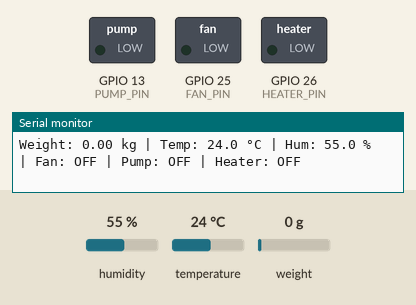
The sketch below on a simulated ESP32. Parts: switched loads named in the sketch (green lamp = pin HIGH), the last lines printed to the serial monitor. The test bench sets the inputs (shaded band); at power-on: temperature 24 °C, humidity 55 %, weight on the scale 0 g. WiFi joins after 1.5 s; servers stay silent unless stated; uploads are accepted with an empty reply; EEPROM starts erased.

Above: at 10.0 s.
10.1 s: temperature set to 22.6 °C
14.0 s: temperature set to 21.5 °C
At 18.0 s:
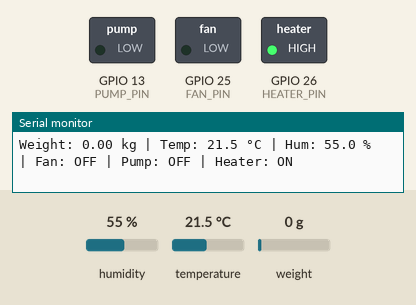
18.3 s: temperature set to 23.7 °C
At 21.2 s:
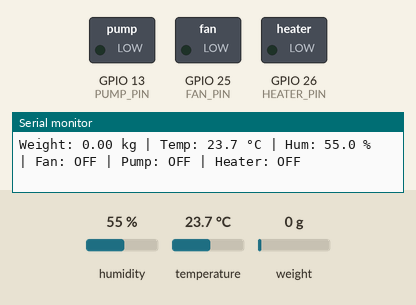
22.3 s: temperature set to 27.4 °C
26.0 s: temperature set to 28.5 °C
At 29.8 s:
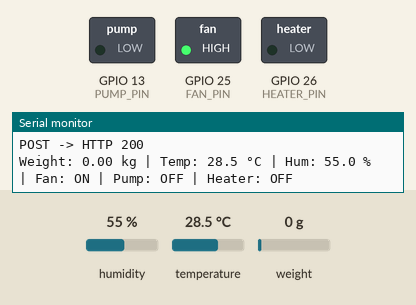
Timing chart, 0 to 31.3 s (numbered marks = the images above; inputs shaded):
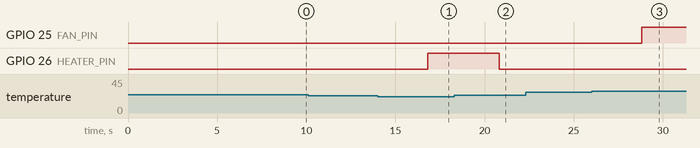

Measured:
- the behaviour switches between 22 and 21.9 °C on temperature (found by bisection; images 0 and 1)
- the behaviour switches between 22.9 and 23 °C on temperature (found by bisection; images 1 and 2)
- the behaviour switches between 28 and 28.1 °C on temperature (found by bisection; images 2 and 3)
- after the input at 14.0 s, GPIO 26 (HEATER_PIN): LOW → HIGH after 2.8 s
- after the input at 18.3 s, GPIO 26 (HEATER_PIN): HIGH → LOW after 2.5 s
- after the input at 26.0 s, GPIO 25 (FAN_PIN): LOW → HIGH after 2.8 s

The sketch:

esp32connectedtodatabase.ino
```cpp
#include <Arduino.h>
#include <HX711_ADC.h>
#include <EEPROM.h>
#include <DHT.h>

#include <WiFi.h>
#include <WiFiManager.h>
#include <HTTPClient.h>

// ================== SERVER (PHP endpoint) ==================
const char* SERVER_URL = "http://192.168.100.224/thesis/Beehive/database/sensor_insert.php";

// Send interval (ms)
const unsigned long SEND_INTERVAL_MS = 5000; // every 5 seconds

// ================== FAN (MOSFET Control) ==================
#define FAN_PIN 25   // ESP32 GPIO -> MOSFET TRIG/PWM (fan ON/OFF)

// ================== PUMP (MOSFET Control) ==================
#define PUMP_PIN 13  // ESP32 GPIO -> MOSFET TRIG/PWM (pump PWM quiet)

// ================== HEATER (MOSFET Control) ==================
#define HEATER_PIN 26 // ESP32 GPIO -> MOSFET TRIG/PWM (heater ON/OFF)

// ================== PUMP SETTINGS ==================
// Stronger pump: use higher duty
int pumpSpeedStrong = 255;      // 0-255 (255 = strongest)

// Boost/prime mode: continuous ON for a while (for long hose)
const unsigned long PUMP_BOOST_MS = 120000; // 2 minutes continuous ON (change if needed)

// After boost, use burst mode (optional, for less wetting/noise)
const int PUMP_OFF_DUTY = 0;
const unsigned long PUMP_ON_MS  = 5000;    // ON 5s
const unsigned long PUMP_OFF_MS = 25000;   // OFF 25s

// Pump temperature thresholds (with hysteresis)
const float PUMP_ON_TEMP  = 29.0;  // start misting when above this
const float PUMP_OFF_TEMP = 28.0;  // stop misting when <= this

// Heater temperature thresholds (with hysteresis)
const float HEATER_ON_TEMP  = 22.0;
const float HEATER_OFF_TEMP = 23.0;

// ================== HX711 ==================
#define HX711_DOUT 4
#define HX711_SCK  5
HX711_ADC LoadCell(HX711_DOUT, HX711_SCK);

// Calibration factor (grams)
float CAL_FACTOR = 20.380953;

// ================== EEPROM ==================
#define EEPROM_SIZE 64
#define CAL_ADDR 0

// ================== DHT22 ==================
#define DHTPIN 15
#define DHTTYPE DHT22
DHT dht(DHTPIN, DHTTYPE);

// ================== Timing ==================
unsigned long lastPrint = 0;
unsigned long lastDHT   = 0;
unsigned long lastSend  = 0;

// Latest sensor values
float temperature = NAN;
float humidity    = NAN;

// Status strings for DB/logging
String fanStatus    = "OFF";
String pumpStatus   = "OFF";
String heaterStatus = "OFF";

// Fan/heater hysteresis state
static bool fanOn = false;
static bool heaterOn = false;

// Pump control state
static bool pumpEnabledByTemp = false;
static bool pumpRunning = false;
static unsigned long pumpTimer = 0;

// Pump boost state
static bool pumpBoosting = false;
static unsigned long pumpBoostStart = 0;

// ================== Send to Database ==================
bool sendToDatabase(float tempC, float humPct, float weightKg,
                    const String& fan_status,
                    const String& pump_status,
                    const String& heater_status) {
  if (WiFi.status() != WL_CONNECTED) {
    Serial.println("WiFi not connected. Can't send.");
    return false;
  }

  HTTPClient http;
  http.begin(SERVER_URL);
  http.addHeader("Content-Type", "application/x-www-form-urlencoded");

  String postData =
      "temperature=" + String(tempC, 2) +
      "&humidity="   + String(humPct, 2) +
      "&weight="     + String(weightKg, 2) +
      "&fan_status=" + fan_status +
      "&pump_status=" + pump_status +
      "&heater_status=" + heater_status;

  int httpCode = http.POST(postData);
  String payload = http.getString();
  http.end();

  Serial.print("POST -> HTTP ");
  Serial.println(httpCode);
  Serial.println(payload);

  return (httpCode > 0 && httpCode < 400);
}

void setup() {
  Serial.begin(115200);
  delay(300);

  Serial.println("\n=== ESP32 HiveCare (HX711 + DHT22 + WiFi POST + FAN + PUMP + HEATER) ===");

  // ===== Fan pin init =====
  pinMode(FAN_PIN, OUTPUT);
  digitalWrite(FAN_PIN, LOW);
  fanStatus = "OFF";
  fanOn = false;

  // ===== Heater pin init =====
  pinMode(HEATER_PIN, OUTPUT);
  digitalWrite(HEATER_PIN, LOW);
  heaterStatus = "OFF";
  heaterOn = false;

  // ===== Pump PWM init (ESP32 LEDC new API) =====
  ledcAttach(PUMP_PIN, 5000, 8);  // 5kHz, 8-bit (0-255)
  ledcWrite(PUMP_PIN, PUMP_OFF_DUTY);
  pumpStatus = "OFF";
  pumpEnabledByTemp = false;
  pumpRunning = false;
  pumpTimer = millis();
  pumpBoosting = false;
  pumpBoostStart = 0;

  // ===== WiFiManager =====
  WiFiManager wm;
  wm.setTimeout(30);
  if (!wm.autoConnect("ESP32_Setup", "12345678")) {
    Serial.println("WiFi failed. Restarting...");
    delay(1000);
    ESP.restart();
  }

  Serial.print("WiFi connected. IP: ");
  Serial.println(WiFi.localIP());

  // ===== EEPROM =====
  EEPROM.begin(EEPROM_SIZE);

  // ===== HX711 INIT =====
  LoadCell.begin();
  delay(1200);
  LoadCell.start(2000, false);

  if (LoadCell.getTareTimeoutFlag() || LoadCell.getSignalTimeoutFlag()) {
    Serial.println("HX711 ERROR: Check wiring.");
    while (1) { delay(10); }
  }

  LoadCell.setSamplesInUse(10);

  // Load calibration factor
  float savedCal = 0;
  EEPROM.get(CAL_ADDR, savedCal);

  if (!isnan(savedCal) && savedCal > 0.1 && savedCal < 100000.0) {
    CAL_FACTOR = savedCal;
    Serial.print("Loaded calFactor from EEPROM: ");
    Serial.println(CAL_FACTOR, 6);
  } else {
    Serial.print("Using hardcoded calFactor: ");
    Serial.println(CAL_FACTOR, 6);
  }

  LoadCell.setCalFactor(CAL_FACTOR);

  // ===== STARTUP TARE =====
  Serial.println("Stabilizing before tare... keep scale EMPTY.");
  delay(3000);
  LoadCell.update();
  LoadCell.tare();
  Serial.println("Startup tare complete ✅");

  // ===== DHT INIT =====
  dht.begin();

  Serial.println("\nSystem ready.");
  Serial.println("Commands:");
  Serial.println("  t = tare (zero weight)");
  Serial.println("  s = save calFactor to EEPROM");
  Serial.println();
}

void loop() {
  LoadCell.update();

  // ===== Read DHT every 2 seconds =====
  if (millis() - lastDHT >= 2000) {
    lastDHT = millis();

    float h = dht.readHumidity();
    float t = dht.readTemperature();

    if (!isnan(h) && !isnan(t)) {
      humidity = h;
      temperature = t;
    }
  }

  // ===== Automatic Fan Control =====
  if (!isnan(temperature)) {
    if (!fanOn && temperature > 28.0) {
      fanOn = true;
      digitalWrite(FAN_PIN, HIGH);
      fanStatus = "ON";
    } else if (fanOn && temperature <= 27.5) {
      fanOn = false;
      digitalWrite(FAN_PIN, LOW);
      fanStatus = "OFF";
    }
  }

  // ===== Automatic Heater Control =====
  if (!isnan(temperature)) {
    if (!heaterOn && temperature < HEATER_ON_TEMP) {
      heaterOn = true;
      digitalWrite(HEATER_PIN, HIGH);
      heaterStatus = "ON";
    } else if (heaterOn && temperature >= HEATER_OFF_TEMP) {
      heaterOn = false;
      digitalWrite(HEATER_PIN, LOW);
      heaterStatus = "OFF";
    }
  }

  // ===== Pump TEMP logic (enable/disable by temperature) =====
  if (!isnan(temperature)) {
    if (!pumpEnabledByTemp && temperature > PUMP_ON_TEMP) {
      pumpEnabledByTemp = true;

      // Start boost (continuous) immediately when entering high temp
      pumpBoosting = true;
      pumpBoostStart = millis();

      // Turn pump ON strong
      ledcWrite(PUMP_PIN, pumpSpeedStrong);
      pumpStatus = "ON";
      pumpRunning = true;

      // reset burst timer for later
      pumpTimer = millis();
    } else if (pumpEnabledByTemp && temperature <= PUMP_OFF_TEMP) {
      // stop everything
      pumpEnabledByTemp = false;
      pumpBoosting = false;
      pumpRunning = false;

      ledcWrite(PUMP_PIN, PUMP_OFF_DUTY);
      pumpStatus = "OFF";
    }
  }

  // ===== Pump control when enabled =====
  if (pumpEnabledByTemp) {
    unsigned long now = millis();

    // 1) BOOST MODE: continuous ON for PUMP_BOOST_MS
    if (pumpBoosting) {
      if (now - pumpBoostStart >= PUMP_BOOST_MS) {
        // End boost, go to burst mode
        pumpBoosting = false;
        pumpRunning = false;
        pumpTimer = now;
        ledcWrite(PUMP_PIN, PUMP_OFF_DUTY);
        pumpStatus = "OFF";
      } else {
        // Stay ON strong during boost
        ledcWrite(PUMP_PIN, pumpSpeedStrong);
        pumpStatus = "ON";
        pumpRunning = true;
      }
    }
    // 2) BURST MODE after boost
    else {
      if (!pumpRunning) {
        if (now - pumpTimer >= PUMP_OFF_MS) {
          pumpRunning = true;
          pumpTimer = now;
          ledcWrite(PUMP_PIN, pumpSpeedStrong); // strong ON during burst too
          pumpStatus = "ON";
        }
      } else {
        if (now - pumpTimer >= PUMP_ON_MS) {
          pumpRunning = false;
          pumpTimer = now;
          ledcWrite(PUMP_PIN, PUMP_OFF_DUTY);
          pumpStatus = "OFF";
        }
      }
    }
  }

  // ===== Weight reading (kg) =====
  float weightKg = LoadCell.getData() / 1000.0;
  if (weightKg < 0.5) weightKg = 0.0;

  // ===== Serial print every 500 ms =====
  if (millis() - lastPrint >= 500) {
    lastPrint = millis();

    Serial.print("Weight: ");
    Serial.print(weightKg, 2);

    Serial.print(" kg | Temp: ");
    isnan(temperature) ? Serial.print("NA") : Serial.print(temperature, 1);

    Serial.print(" °C | Hum: ");
    isnan(humidity) ? Serial.print("NA") : Serial.print(humidity, 1);

    Serial.print(" % | Fan: ");
    Serial.print(fanStatus);

    Serial.print(" | Pump: ");
    Serial.print(pumpStatus);
    if (pumpBoosting) Serial.print(" (BOOST)");

    Serial.print(" | Heater: ");
    Serial.println(heaterStatus);
  }

  // ===== Send to DB =====
  if (millis() - lastSend >= SEND_INTERVAL_MS) {
    lastSend = millis();

    float tSend = isnan(temperature) ? 0.0 : temperature;
    float hSend = isnan(humidity) ? 0.0 : humidity;

    Serial.println("Sending to database...");
    sendToDatabase(tSend, hSend, weightKg, fanStatus, pumpStatus, heaterStatus);
  }

  // ===== Serial Commands =====
  if (Serial.available()) {
    char cmd = Serial.read();

    if (cmd == 't') {
      LoadCell.tareNoDelay();
      Serial.println("Taring... keep scale empty");

    } else if (cmd == 's') {
      EEPROM.put(CAL_ADDR, CAL_FACTOR);
      EEPROM.commit();
      Serial.print("Saved calFactor: ");
      Serial.println(CAL_FACTOR, 6);
    }
  }

  if (LoadCell.getTareStatus()) {
    Serial.println("Tare complete ✅");
  }
}
```
